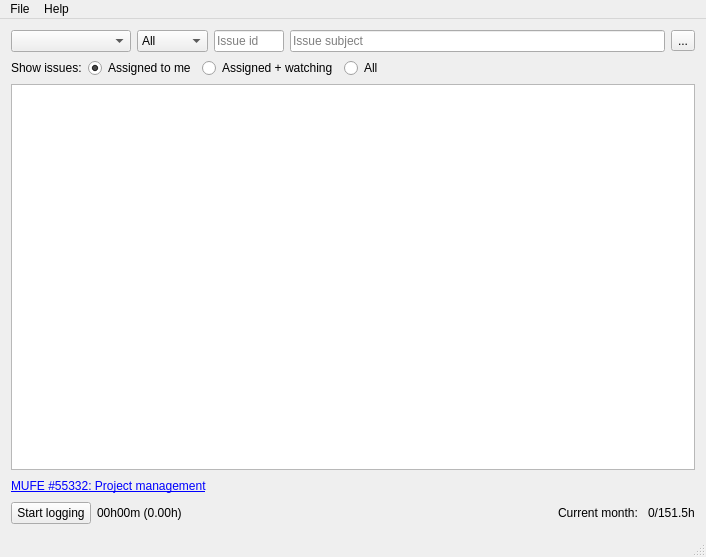
<?xml version="1.0" encoding="UTF-8"?>
<ui version="4.0">
 <class>MainWindow</class>
 <widget class="QMainWindow" name="MainWindow">
  <property name="geometry">
   <rect>
    <x>0</x>
    <y>0</y>
    <width>706</width>
    <height>557</height>
   </rect>
  </property>
  <property name="minimumSize">
   <size>
    <width>500</width>
    <height>430</height>
   </size>
  </property>
  <property name="windowTitle">
   <string>qRedmine</string>
  </property>
  <property name="windowIcon">
   <iconset resource="../data/application.qrc">
    <normaloff>:/images/images/redmine_icon.png</normaloff>:/images/images/redmine_icon.png</iconset>
  </property>
  <property name="styleSheet">
   <string notr="true"/>
  </property>
  <widget class="QWidget" name="centralWidget">
   <property name="styleSheet">
    <string notr="true"/>
   </property>
   <layout class="QVBoxLayout" name="verticalLayout">
    <item>
     <layout class="QHBoxLayout" name="horizontalLayout">
      <item>
       <widget class="QComboBox" name="comboFilterByProject">
        <property name="minimumSize">
         <size>
          <width>120</width>
          <height>0</height>
         </size>
        </property>
        <property name="toolTip">
         <string>Filter by project</string>
        </property>
        <property name="autoFillBackground">
         <bool>false</bool>
        </property>
        <property name="duplicatesEnabled">
         <bool>true</bool>
        </property>
       </widget>
      </item>
      <item>
       <widget class="QComboBox" name="comboFilterByPriority">
        <property name="toolTip">
         <string>Filter by priority</string>
        </property>
        <property name="duplicatesEnabled">
         <bool>true</bool>
        </property>
        <item>
         <property name="text">
          <string>All</string>
         </property>
        </item>
        <item>
         <property name="text">
          <string>Blocker</string>
         </property>
        </item>
        <item>
         <property name="text">
          <string>Critical</string>
         </property>
        </item>
        <item>
         <property name="text">
          <string>High</string>
         </property>
        </item>
        <item>
         <property name="text">
          <string>Normal</string>
         </property>
        </item>
        <item>
         <property name="text">
          <string>Low</string>
         </property>
        </item>
       </widget>
      </item>
      <item>
       <widget class="QLineEdit" name="issueIdEdit">
        <property name="maximumSize">
         <size>
          <width>70</width>
          <height>16777215</height>
         </size>
        </property>
        <property name="toolTip">
         <string>Filter by issue id</string>
        </property>
        <property name="placeholderText">
         <string>Issue id</string>
        </property>
       </widget>
      </item>
      <item>
       <widget class="QLineEdit" name="issueSubjectEdit">
        <property name="toolTip">
         <string>&lt;html&gt;&lt;head/&gt;&lt;body&gt;&lt;p&gt;Filter by subject&lt;/p&gt;&lt;/body&gt;&lt;/html&gt;</string>
        </property>
        <property name="placeholderText">
         <string>Issue subject</string>
        </property>
       </widget>
      </item>
      <item>
       <widget class="QToolButton" name="saveFiltersToolButton">
        <property name="toolTip">
         <string>&lt;html&gt;&lt;head/&gt;&lt;body&gt;&lt;p&gt;Save filters state. &lt;span style=&quot; font-weight:600;&quot;&gt;Currently doesn't save state of &amp;quot;Filter by project&amp;quot; and &amp;quot;Filter by priority&amp;quot;.&lt;/span&gt;&lt;/p&gt;&lt;/body&gt;&lt;/html&gt;</string>
        </property>
        <property name="text">
         <string>...</string>
        </property>
        <property name="icon">
         <iconset resource="../data/application.qrc">
          <normaloff>:/images/images/save_filters.png</normaloff>:/images/images/save_filters.png</iconset>
        </property>
        <property name="checkable">
         <bool>true</bool>
        </property>
       </widget>
      </item>
     </layout>
    </item>
    <item>
     <layout class="QHBoxLayout" name="horizontalLayout_4">
      <item>
       <widget class="QLabel" name="assignedFiltersLabel">
        <property name="text">
         <string>Show issues:</string>
        </property>
       </widget>
      </item>
      <item>
       <widget class="QRadioButton" name="assignedToMeRadioButton">
        <property name="text">
         <string>Assigned to me</string>
        </property>
        <property name="checked">
         <bool>true</bool>
        </property>
       </widget>
      </item>
      <item>
       <widget class="QRadioButton" name="assignedWatchingRadioButton">
        <property name="text">
         <string>Assigned + watching</string>
        </property>
       </widget>
      </item>
      <item>
       <widget class="QRadioButton" name="allIssuesRadioButton">
        <property name="text">
         <string>All</string>
        </property>
       </widget>
      </item>
      <item>
       <spacer name="horizontalSpacer_3">
        <property name="orientation">
         <enum>Qt::Horizontal</enum>
        </property>
        <property name="sizeHint" stdset="0">
         <size>
          <width>40</width>
          <height>20</height>
         </size>
        </property>
       </spacer>
      </item>
     </layout>
    </item>
    <item>
     <widget class="QTreeView" name="issuesView">
      <property name="sizePolicy">
       <sizepolicy hsizetype="Expanding" vsizetype="Expanding">
        <horstretch>0</horstretch>
        <verstretch>0</verstretch>
       </sizepolicy>
      </property>
      <property name="styleSheet">
       <string notr="true"/>
      </property>
      <property name="horizontalScrollBarPolicy">
       <enum>Qt::ScrollBarAsNeeded</enum>
      </property>
      <property name="editTriggers">
       <set>QAbstractItemView::NoEditTriggers</set>
      </property>
      <property name="showDropIndicator" stdset="0">
       <bool>false</bool>
      </property>
      <property name="alternatingRowColors">
       <bool>true</bool>
      </property>
      <property name="selectionMode">
       <enum>QAbstractItemView::SingleSelection</enum>
      </property>
      <property name="rootIsDecorated">
       <bool>false</bool>
      </property>
      <property name="itemsExpandable">
       <bool>false</bool>
      </property>
      <property name="sortingEnabled">
       <bool>true</bool>
      </property>
      <property name="animated">
       <bool>false</bool>
      </property>
      <property name="allColumnsShowFocus">
       <bool>true</bool>
      </property>
      <property name="wordWrap">
       <bool>false</bool>
      </property>
      <property name="expandsOnDoubleClick">
       <bool>false</bool>
      </property>
      <attribute name="headerStretchLastSection">
       <bool>true</bool>
      </attribute>
     </widget>
    </item>
    <item>
     <layout class="QHBoxLayout" name="horizontalLayout_2">
      <item>
       <widget class="QLabel" name="issueLinkLabel">
        <property name="styleSheet">
         <string notr="true"/>
        </property>
        <property name="text">
         <string>&lt;a href=&quot;http://prj.adyax.com&quot;&gt;MUFE #55332: Project management&lt;/a&gt;</string>
        </property>
        <property name="textFormat">
         <enum>Qt::AutoText</enum>
        </property>
        <property name="openExternalLinks">
         <bool>true</bool>
        </property>
       </widget>
      </item>
      <item>
       <spacer name="horizontalSpacer_2">
        <property name="orientation">
         <enum>Qt::Horizontal</enum>
        </property>
        <property name="sizeHint" stdset="0">
         <size>
          <width>40</width>
          <height>20</height>
         </size>
        </property>
       </spacer>
      </item>
     </layout>
    </item>
    <item>
     <layout class="QHBoxLayout" name="horizontalLayout_3">
      <property name="spacing">
       <number>6</number>
      </property>
      <item>
       <widget class="QPushButton" name="startStopLogButton">
        <property name="text">
         <string>Start logging</string>
        </property>
        <property name="checkable">
         <bool>true</bool>
        </property>
       </widget>
      </item>
      <item>
       <widget class="QLabel" name="timeLabel">
        <property name="text">
         <string>00h00m (0.00h)</string>
        </property>
       </widget>
      </item>
      <item>
       <widget class="QLabel" name="recordIndicator">
        <property name="enabled">
         <bool>true</bool>
        </property>
        <property name="maximumSize">
         <size>
          <width>11</width>
          <height>11</height>
         </size>
        </property>
        <property name="styleSheet">
         <string notr="true"/>
        </property>
        <property name="text">
         <string/>
        </property>
        <property name="pixmap">
         <pixmap resource="../data/application.qrc">:/images/images/record.png</pixmap>
        </property>
        <property name="alignment">
         <set>Qt::AlignCenter</set>
        </property>
       </widget>
      </item>
      <item>
       <spacer name="horizontalSpacer">
        <property name="orientation">
         <enum>Qt::Horizontal</enum>
        </property>
        <property name="sizeType">
         <enum>QSizePolicy::Expanding</enum>
        </property>
        <property name="sizeHint" stdset="0">
         <size>
          <width>40</width>
          <height>20</height>
         </size>
        </property>
       </spacer>
      </item>
      <item>
       <widget class="QLabel" name="loggedTimeDisplayLabel">
        <property name="enabled">
         <bool>true</bool>
        </property>
        <property name="text">
         <string>Current month: </string>
        </property>
       </widget>
      </item>
      <item>
       <widget class="QLabel" name="loggedTimeLabel">
        <property name="enabled">
         <bool>true</bool>
        </property>
        <property name="text">
         <string>0/151.5h</string>
        </property>
       </widget>
      </item>
     </layout>
    </item>
   </layout>
  </widget>
  <widget class="QMenuBar" name="menuBar">
   <property name="enabled">
    <bool>true</bool>
   </property>
   <property name="geometry">
    <rect>
     <x>0</x>
     <y>0</y>
     <width>706</width>
     <height>22</height>
    </rect>
   </property>
   <widget class="QMenu" name="menuFile">
    <property name="title">
     <string>File</string>
    </property>
    <addaction name="actionPreferences"/>
    <addaction name="actionQuit"/>
   </widget>
   <widget class="QMenu" name="menuHelp">
    <property name="title">
     <string>Help</string>
    </property>
    <addaction name="actionAbout"/>
   </widget>
   <addaction name="menuFile"/>
   <addaction name="menuHelp"/>
  </widget>
  <widget class="QStatusBar" name="statusBar"/>
  <action name="actionAbout">
   <property name="text">
    <string>About</string>
   </property>
  </action>
  <action name="actionPreferences">
   <property name="text">
    <string>Preferences</string>
   </property>
  </action>
  <action name="actionQuit">
   <property name="text">
    <string>Quit</string>
   </property>
  </action>
 </widget>
 <layoutdefault spacing="6" margin="11"/>
 <tabstops>
  <tabstop>issuesView</tabstop>
  <tabstop>startStopLogButton</tabstop>
  <tabstop>comboFilterByProject</tabstop>
  <tabstop>comboFilterByPriority</tabstop>
  <tabstop>issueIdEdit</tabstop>
  <tabstop>issueSubjectEdit</tabstop>
  <tabstop>saveFiltersToolButton</tabstop>
  <tabstop>assignedToMeRadioButton</tabstop>
  <tabstop>assignedWatchingRadioButton</tabstop>
  <tabstop>allIssuesRadioButton</tabstop>
 </tabstops>
 <resources>
  <include location="../data/application.qrc"/>
 </resources>
 <connections/>
</ui>
